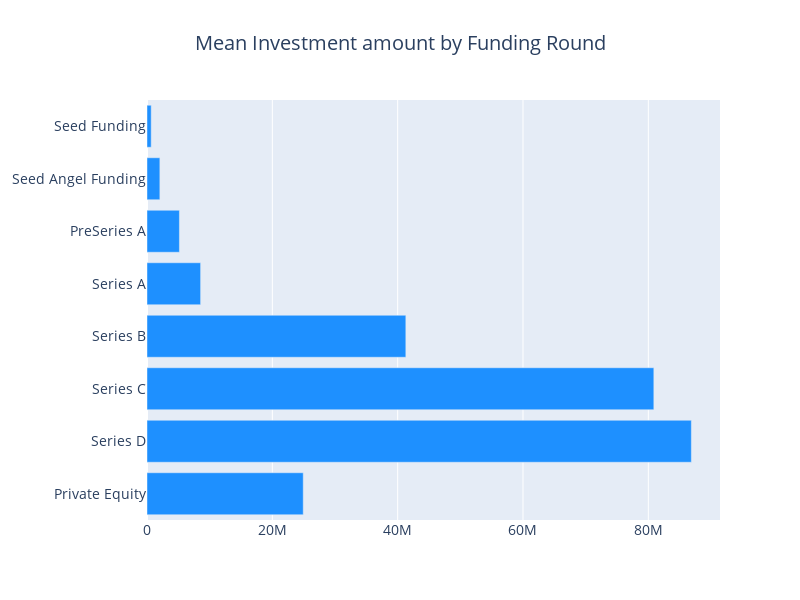

This figure's notebook cell:
### Markdown cell above
* Private equity funding seems to be the one with high number of deals and the highest sum value of 26.7B raised as well
* Though seed funding has 1388 funding deals, the sum of money raised is just about 500M since they happen during the very early stages of a startup.

Now let us see what is the average value raised by the startups in each of these funding rounds.

### Code cell
#cnt_df = cnt_df.iloc[:10,:]
cnt_df = df.groupby('InvestmentType')['CleanedAmount'].agg(['size', 'sum', 'mean'])
cnt_df = cnt_df.sort_values(by="size", ascending=False)
cnt_srs = cnt_df["mean"]
cnt_srs = cnt_srs[["Seed Funding", "Seed Angel Funding", "PreSeries A", "Series A", "Series B", "Series C", "Series D", "Private Equity"]]
layout = go.Layout(
    title=go.layout.Title(
        text="Mean Investment amount by Funding Round",
        x=0.5
    ),
    font=dict(size=14),
    width=800,
    height=600,
)

data = [horizontal_bar_chart(cnt_srs, "#1E90FF")]
fig = go.Figure(data=data, layout=layout)
py.iplot(fig, filename="funding")

### Figure 1 — Plotly figure (JSON) as saved in the notebook; plotly's stock layout.template omitted (floating-point values rounded to 4 significant figures)
{"data": [{"marker": {"color": "#1E90FF"}, "orientation": "h", "showlegend": false, "type": "bar", "x": [24930000.0, 86870000.0, 80880000.0, 41300000.0, 8554000.0, 5171000.0, 2052000.0, 670200.0], "y": ["Private Equity", "Series D", "Series C", "Series B", "Series A", "PreSeries A", "Seed Angel Funding", "Seed Funding"]}], "layout": {"font": {"size": 14}, "height": 600, "title": {"text": "Mean Investment amount by Funding Round", "x": 0.5}, "width": 800}}
